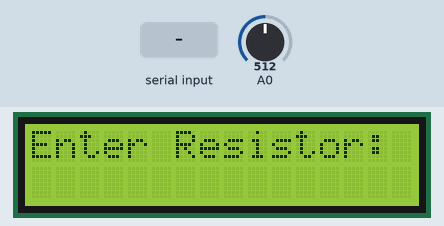
Recording of a sketch running on a simulated Arduino Uno, built with avr-gcc and run on an emulated ATmega328P. On the bench: 16×2 character LCD. The test bench sets the inputs (shaded band); at power-on: A0 = 512.

Above: at 1.2 s.
1.3 s: "90,45\n" received over Serial
At 2.7 s:
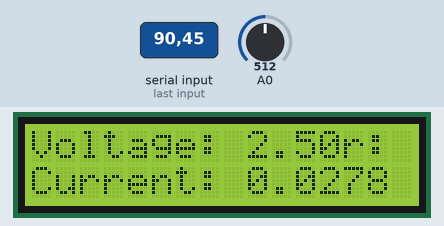
3.8 s: A0 set to 716
At 5.0 s:
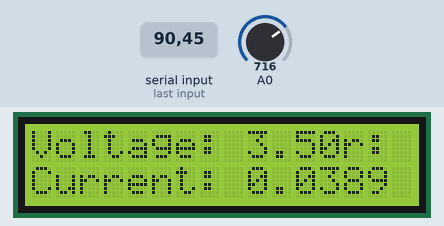
5.3 s: "30,150\n" received over Serial
At 7.2 s:
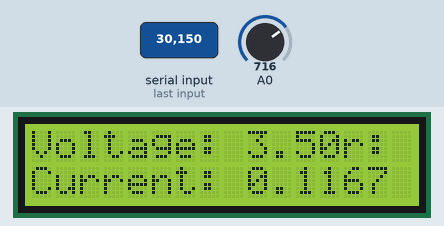
7.8 s: A0 set to 900
At 8.3 s:
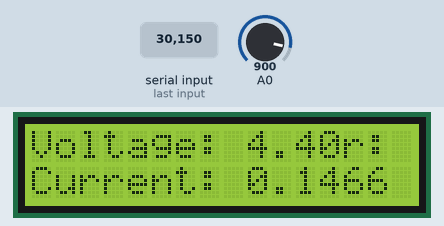
9.3 s: A0 set to 1023
At 9.7 s:
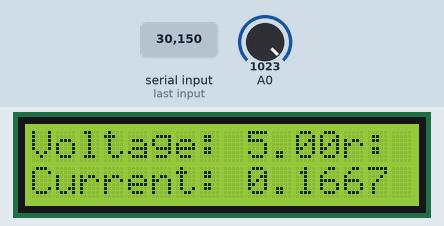
Timing chart, 0 to 11.8 s (numbered marks = the images above; inputs shaded):
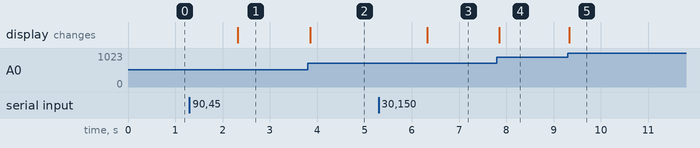

Measured:
- after the input at 1.3 s, the display: changes after 1.0 s (image 1)
- after the input at 3.8 s, the display: changes after 0.05 s (image 2)
- after the input at 5.3 s, the display: changes after 1.0 s (image 3)
- after the input at 7.8 s, the display: changes after 0.06 s (image 4)
- after the input at 9.3 s, the display: changes at once (image 5)

The sketch:

sketch_nov14a.ino
```cpp
// include the library code:
#include <LiquidCrystal.h>

// initialize the library by associating any needed LCD interface pin
// with the arduino pin number it is connected to
const int rs = 12, en = 11, d4 = 5, d5 = 4, d6 = 3, d7 = 2;
LiquidCrystal lcd(rs, en, d4, d5, d6, d7);

void setup() {
  // set up the LCD's number of columns and rows:
  lcd.begin(16, 2);
  // Print a message to the LCD.
  lcd.print("Enter Resistor: ");
  Serial.begin(9600);
}

int PrintRow(String Input, int Row)
{
  lcd.setCursor(0,Row);
  if(Input.length() > 15)
      lcd.print(Input);
  else
  {
    String SubStr = Input.substring(0, 15);
    lcd.print(SubStr);
  }
}

int Println(String Input)
{
  lcd.clear();

  if(Input.length() > 32)
    return -1;

  if(Input.length() > 16)
  {
    //Since input is greater than the row size 16
    //we print in both lines

    PrintRow(Input.substring(0, 15), 0);
    PrintRow(Input.substring(15, Input.length()), 1);
  	return 0;
  }

  PrintRow(Input, 0);
  return 0;
}

int Resistor = 0;
void loop() {

  if(Serial.available())
  {
    Resistor = (Serial.readString().toInt());
  }

  if(Resistor != 0)
  {
    float Vol = analogRead(A0) * (5.0/1023.0);

    PrintRow("Voltage: " + String(Vol, 2), 0);
    // Calculating Current using input

    float Current = (Vol/float(Resistor));
    PrintRow("Current: " + String(Current, 4), 1);
  }

  delay(50);

}
```
